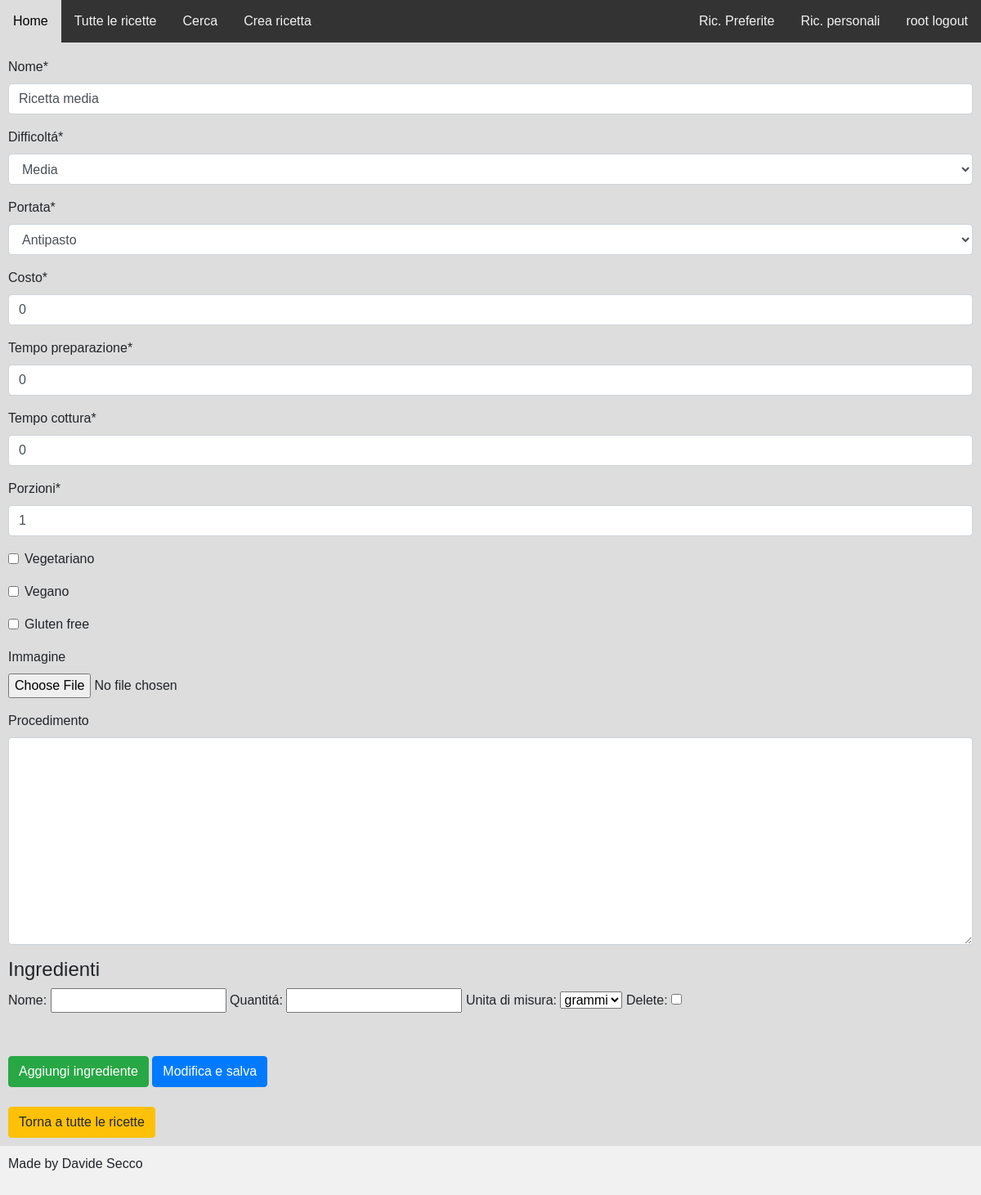
Before: /update_ricetta_avanzato/11/ (signed in) with the older database file.
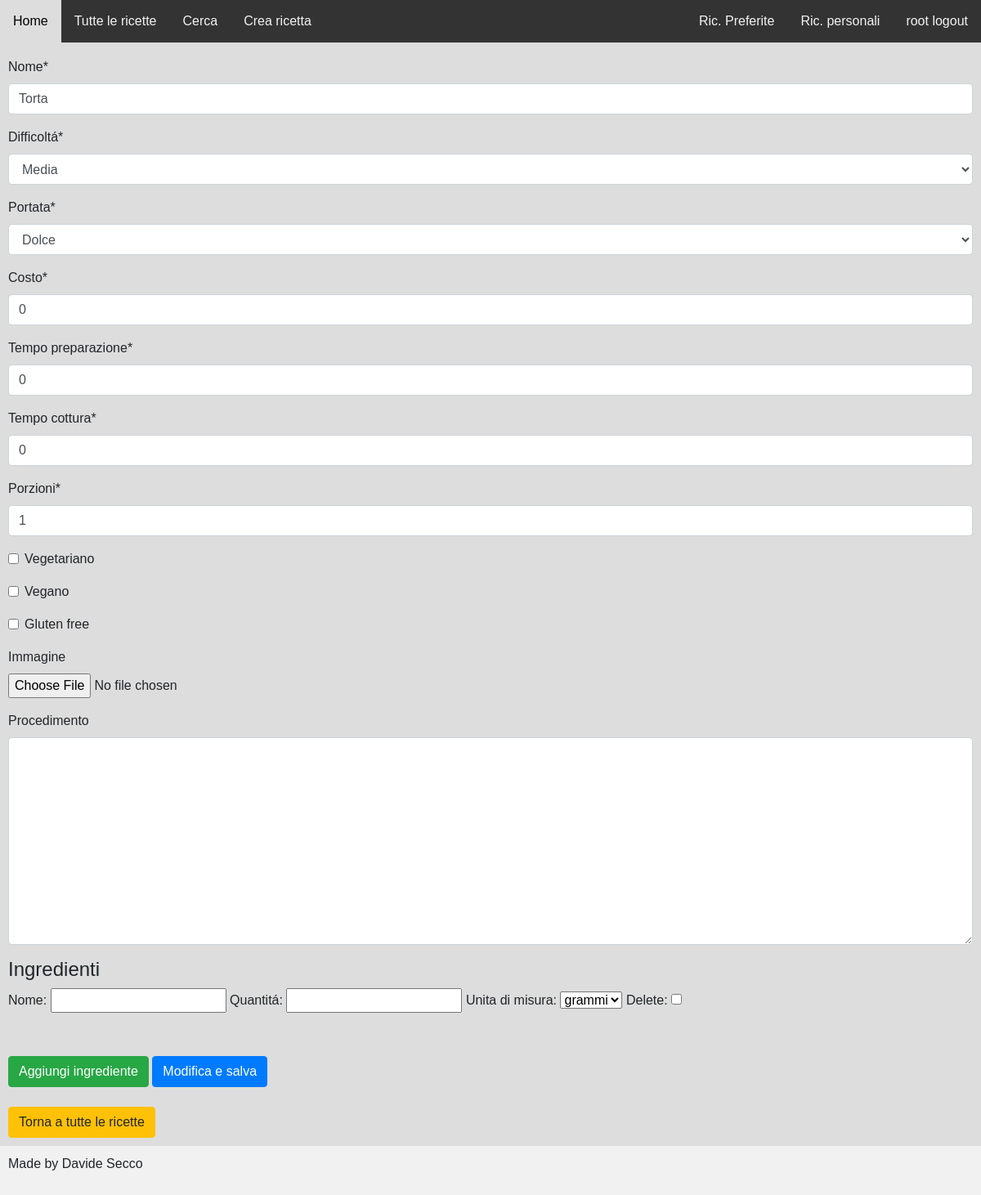
After: the same page with the newer database file.
### gestione/models.py (models this page shows, shortened)
class Ricetta(models.Model):
    nome = models.CharField(max_length=50)
    difficoltá = models.CharField(max_length=50, choices=DIFFICOLTA_CHOICES, default="Bassa")
    portata = models.CharField(max_length=50, choices = PORTATA_CHOICES, default="Primo")
    costo = models.IntegerField(default=0)
    tempo_preparazione = models.IntegerField(default=0)
    tempo_cottura = models.IntegerField(default=0)
    porzioni = models.IntegerField(default=1)
    vegetariano = models.BooleanField(default = False)
    vegano = models.BooleanField(default = False)
    gluten_free = models.BooleanField(default = False)
    immagine = models.ImageField(null=True, blank=True)
    procedimento = models.TextField(null=True, blank=True)
    utente = models.ForeignKey(User, on_delete=models.CASCADE, blank=True, null=True, default=None)
    class Meta:
        verbose_name_plural = "Ricette"

### gestione/views.py (the view, shortened to what this page needs)
# urls.py: path("update_ricetta_avanzato/<pk>/", views.ricetta_update_view, name="updatericettaavanzato"),
@login_required
def ricetta_update_view(request, pk=None):
    try:
        ricetta = Ricetta.objects.get(id=pk, utente = request.user)
    except Ricetta.DoesNotExist:
        return render(request, "gestione/pagina_di_errore.html")
    form = RicettaForm(request.POST or None, request.FILES  or None, instance=ricetta)
    IngredientFormSet = inlineformset_factory(Ricetta, Ingredient, fields=("nome", "quantitá", "unita_di_misura" ),
                        extra=1, can_delete=True, can_delete_extra=True, validate_max=0)
    if request.method == "GET":
        formset = IngredientFormSet(instance=ricetta)
        context = {
            "form": form,
            "object": ricetta,
            'formset': formset
        }
        print("Ho eseguito il metodo get")
        return render(request, "gestione/create_update_ricetta_avanzato.html", context)

### gestione/forms.py
class RicettaForm(forms.ModelForm):
    description_create = "Create a new Ricetta!"
    description_update = "Update a Ricetta!"
    class Meta:
        model = Ricetta
        exclude = ["utente",]

### gestione/templates/gestione/create_update_ricetta_avanzato.html (shortened to what this page needs)
{% extends "base.html" %}
{% load crispy_forms_tags %}
{% block content %}
    <form method="POST" enctype = "multipart/form-data"> {% csrf_token %}
        {{form|crispy}}
        <h4> Ingredienti </h4>
        {% for form in formset %}
            {{ form.as_table }} <br> <br>
        {% endfor %}
        <br>
        <input type="submit" class="btn btn-success" name="aggiungi_ingrediente" value="Aggiungi ingrediente">
        <input type="submit" class="btn btn-primary" name="save" value="Modifica e salva">
    </form>
    <br>
    <a href="{% url 'listaricette' %}">
        <input type="submit" class="btn btn-warning" name="back" value="Torna a tutte le ricette">
    </a>
{% endblock %}

Changed rows visible on the page:
changed Ricetta "Media": nome "Ricetta media" → "Torta"; portata "Antipasto" → "Dolce"
